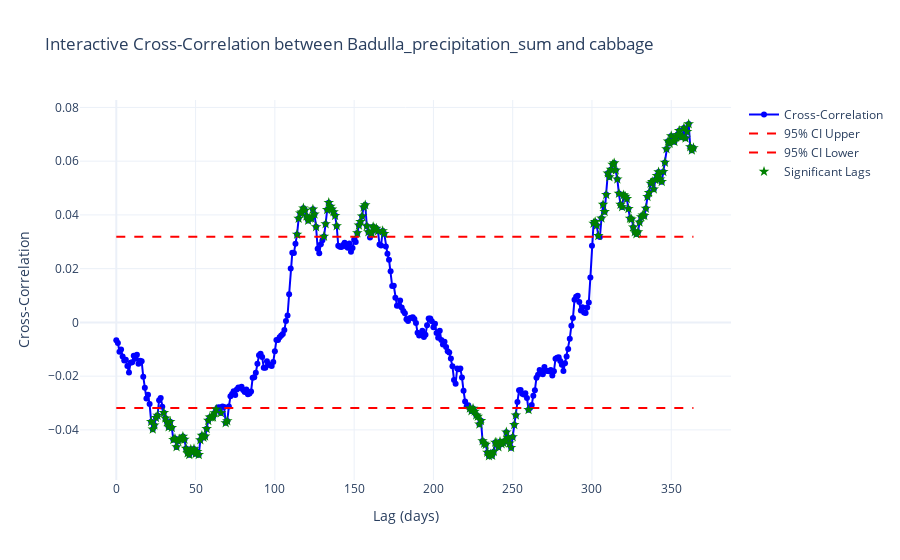

Notebook code for this chart:
### Markdown cell above
# Badulla_precipitation_sum 22-60

### Code cell
import numpy as np
import pandas as pd
import plotly.graph_objects as go
from statsmodels.tsa.stattools import ccf

def interactive_cross_correlation(df, x_col, target_col, max_lag=365, alpha=0.05):
    x = df[x_col].dropna()
    y = df[target_col].dropna()

    # Ensure equal length
    min_len = min(len(x), len(y))
    x, y = x[:min_len], y[:min_len]

    # Compute cross-correlation
    ccf_values = ccf(x, y)[:max_lag]

    # Compute significance level (approximation)
    n = len(x)
    critical_value = 1.96 / np.sqrt(n)  # 95% confidence interval

    # Extract significant values
    significant_lags = np.where(np.abs(ccf_values) > critical_value)[0]
    significant_values = ccf_values[significant_lags]

    # Create interactive plot
    fig = go.Figure()

    # Add cross-correlation values
    fig.add_trace(go.Scatter(
        x=np.arange(max_lag),
        y=ccf_values,
        mode='lines+markers',
        name="Cross-Correlation",
        marker=dict(color='blue')
    ))

    # Add significance threshold
    fig.add_trace(go.Scatter(
        x=np.arange(max_lag),
        y=[critical_value] * max_lag,
        mode='lines',
        name="95% CI Upper",
        line=dict(color='red', dash='dash')
    ))

    fig.add_trace(go.Scatter(
        x=np.arange(max_lag),
        y=[-critical_value] * max_lag,
        mode='lines',
        name="95% CI Lower",
        line=dict(color='red', dash='dash')
    ))

    # Highlight significant points
    fig.add_trace(go.Scatter(
        x=significant_lags,
        y=significant_values,
        mode='markers',
        name="Significant Lags",
        marker=dict(color='green', size=8, symbol='star')
    ))

    # Layout adjustments
    fig.update_layout(
        title=f"Interactive Cross-Correlation between {x_col} and {target_col}",
        xaxis_title="Lag (days)",
        yaxis_title="Cross-Correlation",
        template="plotly_white"
    )

    fig.show()

    # Return significant lags and values
    return pd.DataFrame({"Lag": significant_lags, "Cross-Correlation": significant_values})

# Example usage
significant_results = interactive_cross_correlation(df, x_col='Badulla_precipitation_sum', target_col='cabbage')
print(significant_results)

### Figure 1 — Plotly figure (JSON) as saved in the notebook; plotly's stock layout.template omitted (floating-point values rounded to 4 significant figures; data arrays with more than 128 entries replaced by an {"elided": "..."} marker saying what was removed)
{"data": [{"marker": {"color": "blue"}, "mode": "lines+markers", "name": "Cross-Correlation", "type": "scatter", "x": {"elided": "365 int values"}, "y": {"elided": "365 float values"}}, {"line": {"color": "red", "dash": "dash"}, "mode": "lines", "name": "95% CI Upper", "type": "scatter", "x": {"elided": "365 int values"}, "y": {"elided": "365 float values"}}, {"line": {"color": "red", "dash": "dash"}, "mode": "lines", "name": "95% CI Lower", "type": "scatter", "x": {"elided": "365 int values"}, "y": {"elided": "365 float values"}}, {"marker": {"color": "green", "size": 8, "symbol": "star"}, "mode": "markers", "name": "Significant Lags", "type": "scatter", "x": {"elided": "173 int values"}, "y": {"elided": "173 float values"}}], "layout": {"title": {"text": "Interactive Cross-Correlation between Badulla_precipitation_sum and cabbage"}, "xaxis": {"title": {"text": "Lag (days)"}}, "yaxis": {"title": {"text": "Cross-Correlation"}}}}
